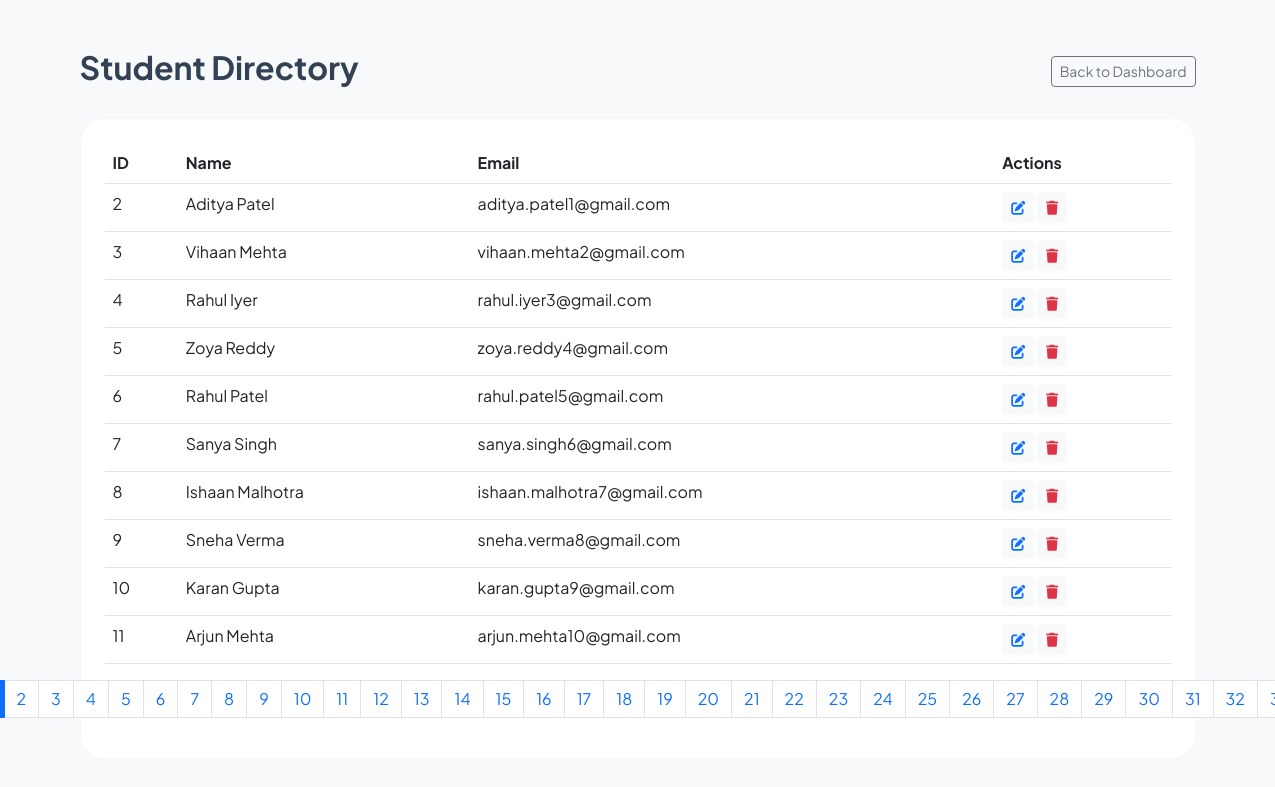
Screenshot of /views/manage_students.php with the database file from the repository.
### tables this page shows
CREATE TABLE `users` (
  `id` int(11) NOT NULL,
  `full_name` varchar(100) NOT NULL,
  `email` varchar(100) NOT NULL,
  `password` varchar(255) NOT NULL,
  `role` enum('admin','student','faculty') DEFAULT 'student',
  `created_at` timestamp NOT NULL DEFAULT current_timestamp()
);

### views/manage_students.php (the view, shortened to what this page needs)
<?php
require_once('../includes/db_connect.php');
$admin_id = $_GET['user_id'] ?? 0;
$limit = 10;
$page = isset($_GET['page']) ? $_GET['page'] : 1;
$start = ($page - 1) * $limit;
$result_count = mysqli_query($conn, "SELECT count(id) AS id FROM users WHERE role='student'");
$total = mysqli_fetch_all($result_count, MYSQLI_ASSOC);
$pages = ceil($total[0]['id'] / $limit);
$query_str = "SELECT * FROM users WHERE role='student'";
$query_str .= " LIMIT $start, $limit";
$result = mysqli_query($conn, $query_str);
?>
<!DOCTYPE html>
<html lang="en">
<head>
    <link href="https://cdn.jsdelivr.net/npm/bootstrap@5.3.0/dist/css/bootstrap.min.css" rel="stylesheet">
    <link rel="stylesheet" href="https://cdnjs.cloudflare.com/ajax/libs/font-awesome/6.4.0/css/all.min.css">
    <link rel="stylesheet" href="../assets/css/style.css">
</head>
<body class="bg-light">
<div class="container py-5">
    <div class="d-flex justify-content-between align-items-center mb-4">
        <h2 class="fw-bold">Student Directory</h2>
        <a href="admin_dashboard.php?user_id=<?php echo $admin_id; ?>" class="btn btn-outline-secondary btn-sm">Back to Dashboard</a>
    </div>
    <div class="pro-card bg-white p-4">
        <table class="table table-hover">
            <thead>
                <tr>
                    <th>ID</th>
                    <th>Name</th>
                    <th>Email</th>
                    <th>Actions</th>
                </tr>
            </thead>
            <tbody>
                <?php while($row = mysqli_fetch_assoc($result)): ?>
                <tr>
                    <td><?php echo $row['id']; ?></td>
                    <td><?php echo $row['full_name']; ?></td>
                    <td><?php echo $row['email']; ?></td>
                    <td>
                        <button class="btn btn-sm btn-light text-primary"><i class="fas fa-edit"></i></button>
                        <button class="btn btn-sm btn-light text-danger"><i class="fas fa-trash"></i></button>
                    </td>
                </tr>
                <?php endwhile; ?>
            </tbody>
        </table>
        <nav>
            <ul class="pagination justify-content-center">
                <?php for($i = 1; $i <= $pages; $i++): ?>
                    <li class="page-item <?php if($page == $i) echo 'active'; ?>">
                        <a class="page-link" href="manage_students.php?user_id=<?php echo $admin_id; ?>&page=<?php echo $i; ?>"><?php echo $i; ?></a>
                    </li>
                <?php endfor; ?>
            </ul>
        </nav>
    </div>
</div>
</body>
</html>

### assets/css/style.css (style rules this page uses)
:root { --primary: #0f172a; --accent: #3b82f6; --accent-light: #dbeafe; --text-main: #334155; --glass: rgba(255, 255, 255, 0.8); }
body { font-family: 'Plus Jakarta Sans', sans-serif; color: var(--text-main); overflow-x: hidden; }
.pro-card { border: 1px solid rgba(0,0,0,0.03); border-radius: 24px; background: #ffffff; transition: all 0.4s cubic-bezier(0.175, 0.885, 0.32, 1.275); }

### rows the page displays
users: id "2", full_name "Aditya Patel", email "aditya.patel1@gmail.com"
users: id "3", full_name "Vihaan Mehta", email "vihaan.mehta2@gmail.com"
users: id "4", full_name "Rahul Iyer", email "rahul.iyer3@gmail.com"
users: id "5", full_name "Zoya Reddy", email "zoya.reddy4@gmail.com"
users: id "6", full_name "Rahul Patel", email "rahul.patel5@gmail.com"
users: id "7", full_name "Sanya Singh", email "sanya.singh6@gmail.com"
users: id "8", full_name "Ishaan Malhotra", email "ishaan.malhotra7@gmail.com"
users: id "9", full_name "Sneha Verma", email "sneha.verma8@gmail.com"
users: id "10", full_name "Karan Gupta", email "karan.gupta9@gmail.com"
users: id "11", full_name "Arjun Mehta", email "arjun.mehta10@gmail.com"
